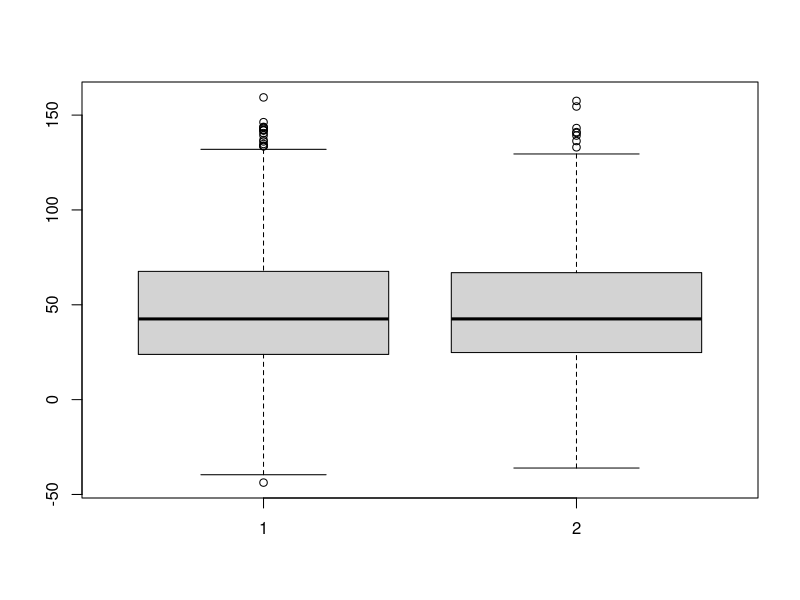
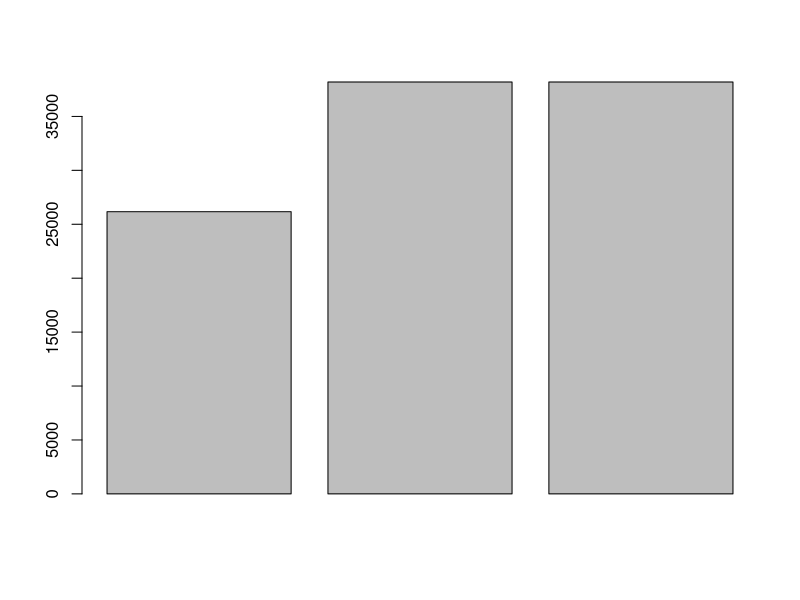
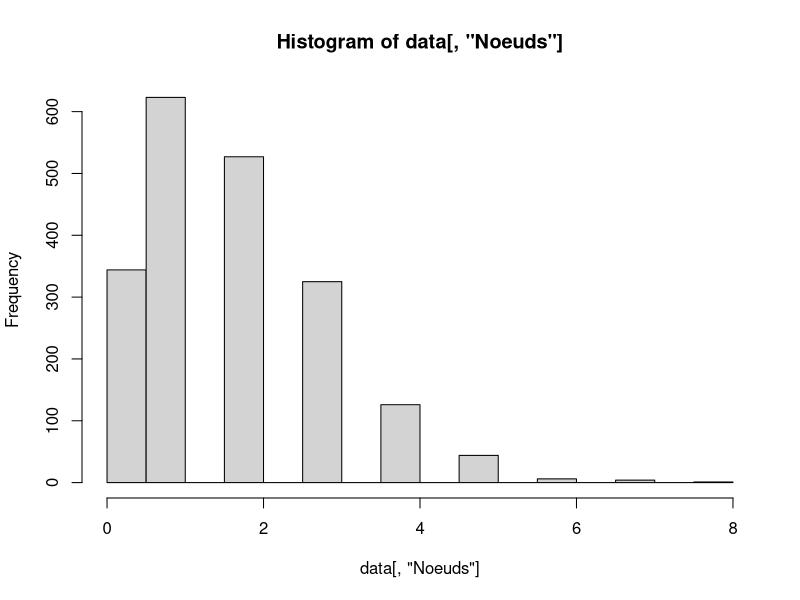
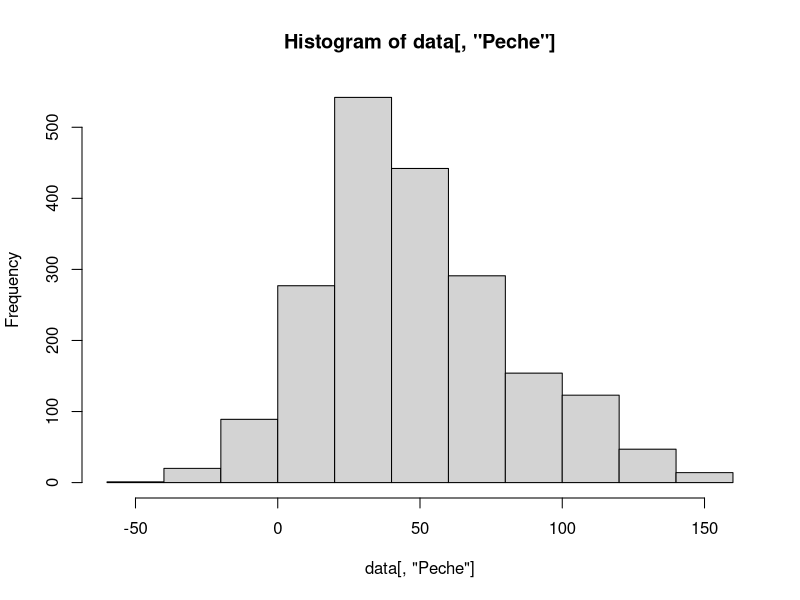
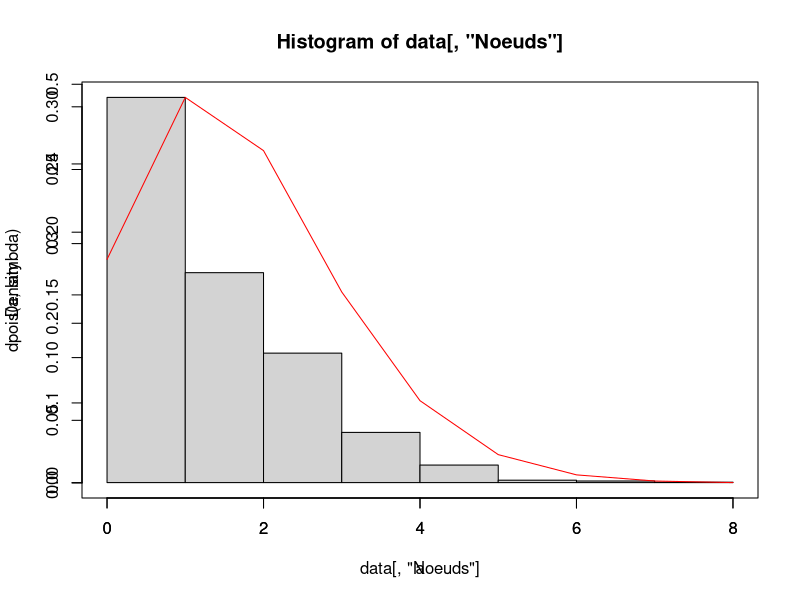
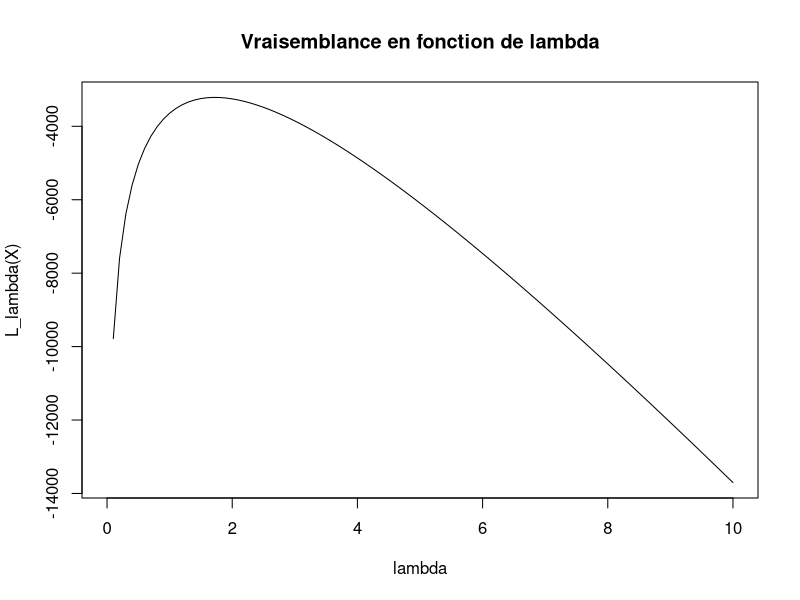
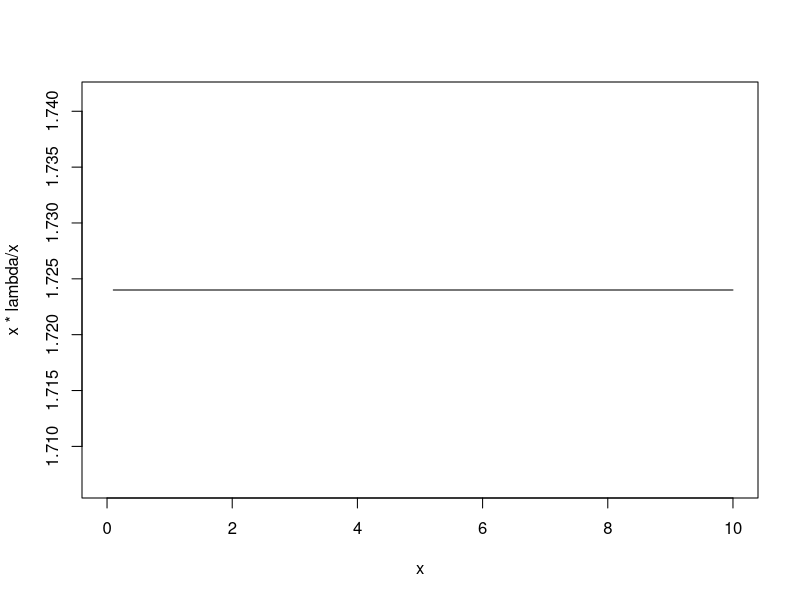

Here is the R script that generated these plots, in order:
## ---- chunk 1

data <- read.csv(file = "DB_binome_2.csv");
n <- nrow(data);
mandata <- c();
womandata <- c();
for (i in 1:n)
{
  if(data[i, 'Sexe'] == 0)
  {
    mandata <- c(mandata, data[i, 'Peche'])
  }
  else
  {
    womandata <- c(womandata, data[i, 'Peche'])
  }
}
print(mean(womandata))
print(mean(mandata))
boxplot(mandata, womandata)

## ---- chunk 2
tranches = c(0, 0, 0)
for (i in seq(1, n)) {
    tranche = data[i, "Age"]
    tranches[tranche - 1] = tranches[tranche - 1] + data[i, "Peche"]
}
barplot(tranches)
## ---- chunk 3
hist(data[,'Noeuds'])
## ---- chunk 4
hist(data[,'Peche'])
## ---- chunk 5
#On regarde la cohérence par rapport à la loi de poisson
a <- seq(0,8,1)
lambda = mean(data[,'Noeuds'])

hist(data[,'Noeuds'],freq=FALSE,breaks = seq(0,8,1))
par(new=TRUE)
plot(a,dpois(a,lambda),"l",col="red")



## ---- chunk 6
log_L = function(x, l) {
  s = 0
  for(i in seq(1, length(x)))
  {
    s = s + log(factorial(x[i]))
  }
  return(-1 * length(x) * l + log(l) * sum(x) - s)
}

x = seq(0, 10, 0.1)
plot(x = x, 
     y = log_L(data[, "Noeuds"], x),
     main = "Vraisemblance en fonction de lambda",
     xlab = "lambda",
     ylab = "L_lambda(X)",
     type = "l")
## ---- chunk 7
lambda = mean(data[,'Noeuds'])
print(lambda)
par(new = FALSE)
plot(x, x * lambda / x, type = "l")
## ---- chunk 8
print(lambda)
for(i in seq(1, 100)) {
  p = exp(-1 * lambda) * lambda ^ i / factorial(i)
  if (p < 0.00001)
  {
    break
  }
}
print(i)
## ---- chunk 9
l = function(sigma, lambda, x, imax) {
  somme = 0
  for (i in seq(0, imax)) {
    somme = somme + exp(-1 * i) * lambda ** i / factorial(i) * (1 / (sqrt(2 * pi) * sigma)) ** length(x)
    sousSomme = 0
    for (k in seq(1, length(x))) {
      sousSomme = sousSomme + (x[k] - 100 / (1 + i)) ^ 2 / (2 * sigma ^ 2)
    }
    somme = somme * exp(-1 * sousSomme)
  }
  return(somme)
}
## ---- chunk 10
vec = data[, "Peche"]
imax = 11
lambda = lambda # on garde l'ancien
f = function(x) { return(l(x, lambda, vec, imax)) }
sig = optimize(f = f, maximum = TRUE, lower = 0, upper = 10)
print(sig)
## ---- chunk 11
sigmas = c()
for (lambda in seq(0, 8)) {
  mu = 100 / (1 + lambda)
  
  x = c()
  for (i in seq(1, n)) {
    if (data[i, "Noeuds"] == lambda)
    {
      x = c(x, data[i, "Peche"])
    }
  }
  
  s = 0
  for (i in seq(1, length(x))) {
    s = s + (x[i] - mu) * (x[i] - mu)
  }
  sigma = 1 / length(x) 
  sigmas = c(sigmas, sigma)
}
print(sigmas)
## ---- chunk 12
peche = c()
for (i in seq(1, n)) {
  if (data[i, "Noeuds"] == 3)
  {
    peche = c(peche, data[i, "Peche"])
  }
}


k = 15
m = min(peche)
M = max(peche)

intervalles = seq(m, M, length.out = k)
print(intervalles)

muChapeau = 0
for(i in seq(1, k - 1))
{
  ci = (intervalles[i] + intervalles[i + 1])
  ni = 0
  for (j in seq(1, length(peche)))
  {
    if (peche[j] >= intervalles[i])
    {
      if(peche[j] < intervalles[i + 1])
      {
        ni = ni + 1
      }
    }
  }
  muChapeau = muChapeau + ci * ni
}
muChapeau = muChapeau / length(peche)

sigmaChapeau = 0
for(i in seq(1, k - 1))
{
  ci = (intervalles[i] + intervalles[i + 1])
  ni = 0
  for (j in seq(1, length(peche)))
  {
    if (peche[j] >= intervalles[i])
    {
      if(peche[j] < intervalles[i + 1])
      {
        ni = ni + 1
      }
    }
  }
  sigmaChapeau = sigmaChapeau + ni * (ci - muChapeau) * (ci - muChapeau)
}
sigmaChapeau = sigmaChapeau / length(peche)
sigmaChapeau = sqrt(sigmaChapeau)

print(muChapeau)
print(sigmaChapeau)
